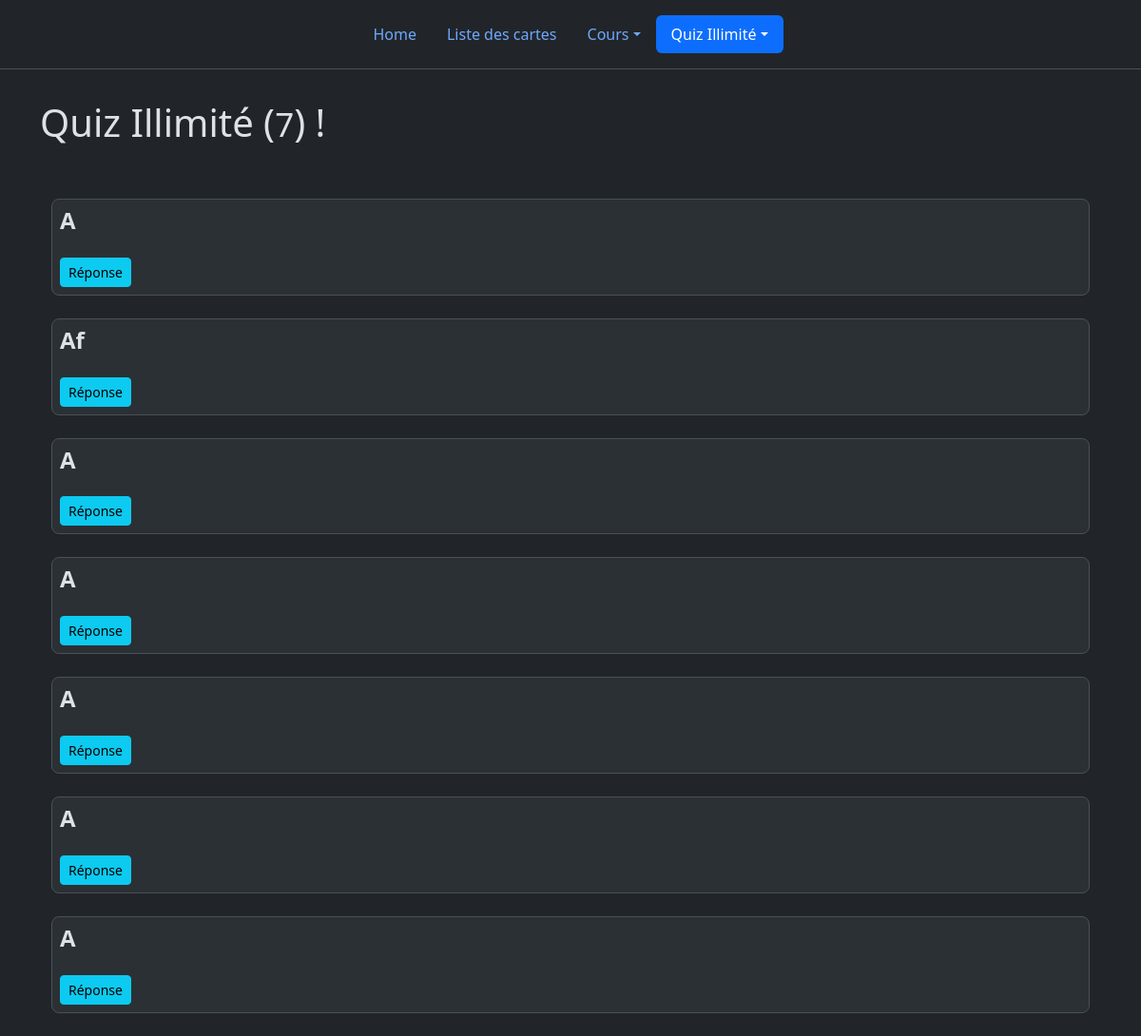
The app's page /quiz/infinity, older data.
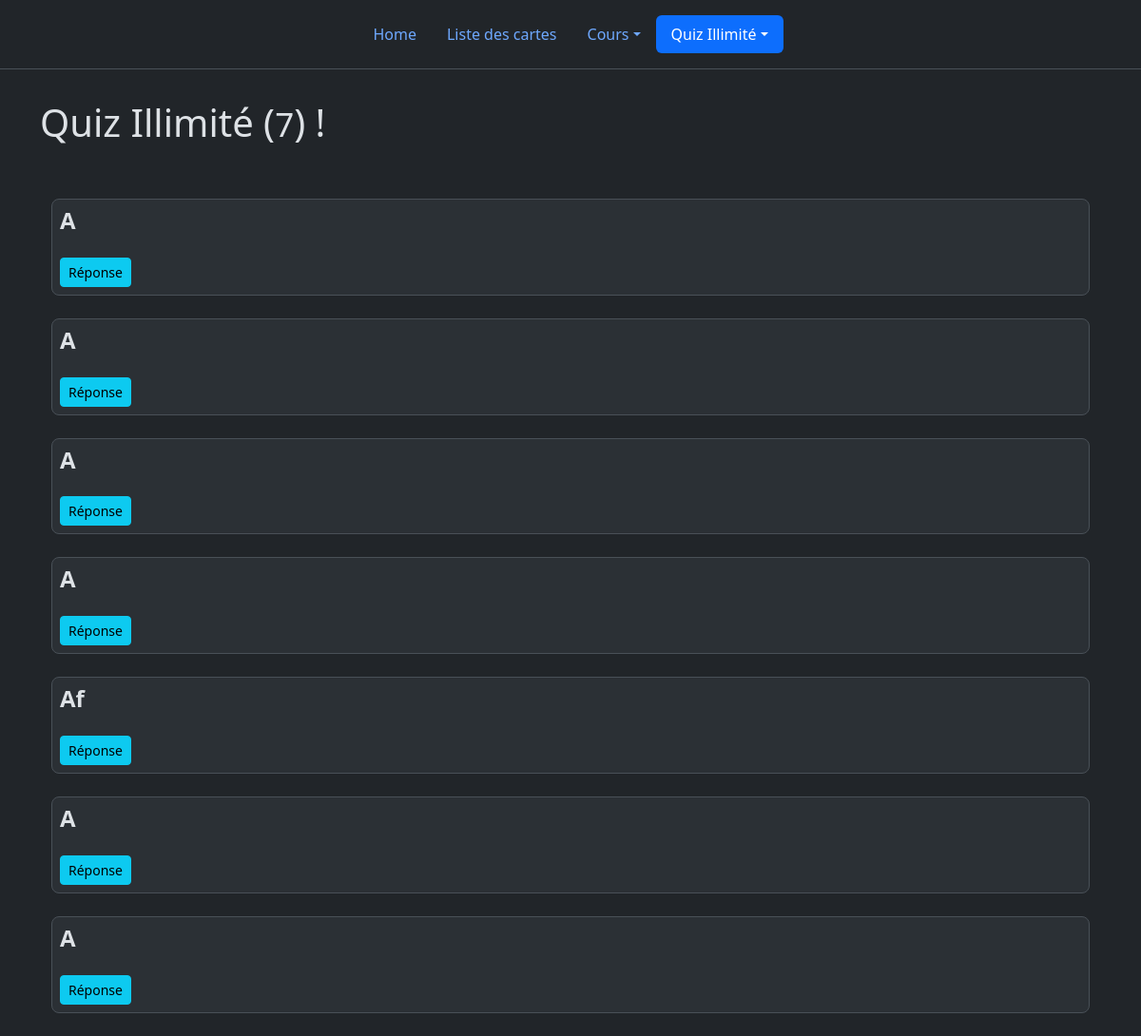
The same page, newer data.
### app.py (models this page shows, shortened)
class Cards(db.Model):
	id = db.Column(db.Integer, primary_key=True)
	course = db.Column(db.String(50), nullable=False)
	question = db.Column(db.Text, nullable=False)
	answer = db.Column(db.Text, nullable=False)
	date_created = db.Column(db.DateTime, nullable=False, default=datetime.now)
	interval = db.Column(db.Integer, nullable=False, default=1)
	date_rev = db.Column(db.DateTime, nullable=False, default=datetime.now)
	last_rev = db.Column(db.DateTime, nullable=False, default=datetime.now)

### app.py (the view)
@app.route("/quiz/infinity")
def infinity():
	all_cards = Cards.query.order_by(Cards.date_rev.asc()).all()
	total = len(all_cards)
	return custom_render_template("infinty.html",cards=all_cards, total=total)

### app.py (called while the page is built)
def custom_render_template(template_name_or_list, **kwargs):
    common_variables = {
        'courselist': Cards.query.with_entities(Cards.course),
        'hour': datetime.now().replace(hour=19, minute=0, second=0),
        'now': datetime.now(),
        'today': datetime.now().date(),
        'tomorrow': datetime.now().date() + timedelta(days=1)
    }
    kwargs.update(common_variables)
    return render_template(template_name_or_list, **kwargs)

### templates/infinty.html (shortened to what this page needs)
{% extends 'base.html' %}
{% set active_page = "Quiz" %}
{% set page = "inf" %}
{% block body %}
{% if cards %}
<div class="row mt-2">
		<div class="col-10">
		    <br><h1>Quiz Illimité (<small id="cardcount">{{ cards|list|count }}</small>) !</h1>
		</div>
		</div>
<div class="container my-5">
    {% for card in cards %}
     	 <div id="card{{ card['id'] }}"><div class="bg-body-tertiary border rounded-3 p-2" >
	        <h4 class="fw-bold mb-0">{{ card['question'] }}</h4>
			  <span>
			  <br>
			  <a class="btn btn-info btn-sm" id ="buttonans{{ card['id'] }}" onclick="actionQR('{{ card['id'] }}');this.style.display = 'none'">Réponse</a>
			  <a class="btn btn-danger btn-sm" style="display:none" id="fail{{ card['id'] }}" onclick="actioncarte('{{ card['id'] }}');updatescore('fail');">Fail</a></span>
			  </div><br></div>
{% endfor %}
{% else %}
<h1> Vous n'avez plus de carte a tester aujourd'hui </h1>
<a class="btn btn-primary" href="/carte" role="button">Retourner sur la liste de cartes</a>
{% endif %}
</div>
{% endblock %}

Row changes from the older to the newer data that the page shows:
changed Cards (number 1 of 7 on the later page): moves up the list
changed Cards (number 2 of 7 on the later page): moves up the list
changed Cards (number 3 of 7 on the later page): moves up the list
